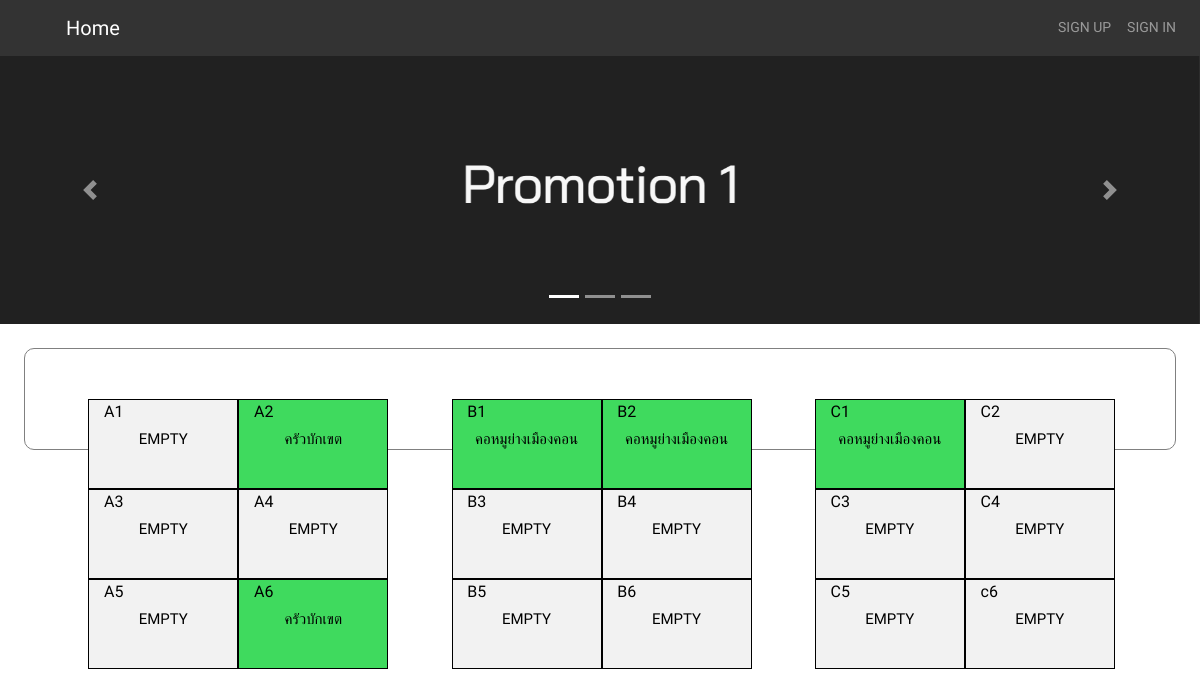
Before: / with the older database file.
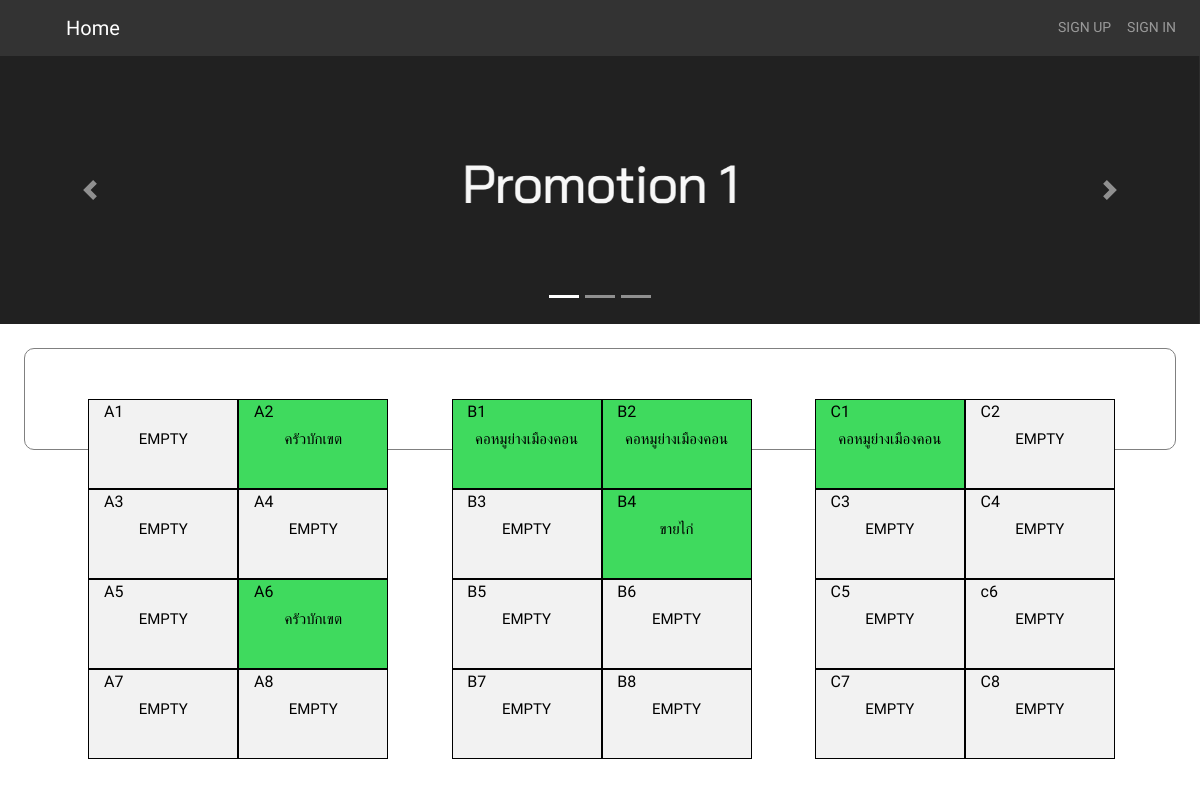
After: the same page with the newer database file.
### tables this page shows
CREATE TABLE `block` (
  `block_id` int(10) NOT NULL,
  `block_code` varchar(255) NOT NULL,
  `shop_id` int(10) NOT NULL,
  `price` int(10) NOT NULL
);

CREATE TABLE `shop` (
  `shop_id` int(10) NOT NULL,
  `user_id` int(10) NOT NULL,
  `name` varchar(255) NOT NULL,
  `info` varchar(255) NOT NULL,
  `img` varchar(255) NOT NULL
);

### content/index.php (the view, shortened to what this page needs)
<body>
	<div id="carouselExampleIndicators" class="carousel slide" data-ride="carousel">
		<ol class="carousel-indicators">
			<li data-target="#carouselExampleIndicators" data-slide-to="0" class="active"></li>
			<li data-target="#carouselExampleIndicators" data-slide-to="1"></li>
			<li data-target="#carouselExampleIndicators" data-slide-to="2"></li>
		</ol>
		<div class="carousel-inner">
			<div class="carousel-item active">
				<img src="src/img/PM1.png" class="d-block w-100" alt="...">
			</div>
		</div>
		<a class="carousel-control-prev" href="#carouselExampleIndicators" role="button" data-slide="prev">
			<span class="carousel-control-prev-icon" aria-hidden="true"></span>
		</a>
		<a class="carousel-control-next" href="#carouselExampleIndicators" role="button" data-slide="next">
			<span class="carousel-control-next-icon" aria-hidden="true"></span>
		</a>
	</div>
	<div class="con">
		<?php
			$count = 1;
			$query = mysqli_query($conn, "select * from block");
			while ($result = mysqli_fetch_assoc($query)) {
				$name_query = mysqli_query($conn, "select name from shop where shop_id =" . $result['shop_id']) or die(mysqli_error($query));
				$result_name = mysqli_fetch_assoc($name_query);
				$name = $result_name['name'];
				if ($count % 2 == 1) {
					$ml = "";
				};
				if ($count % 2 == 0) {
					$ml = "style='margin-left:0'";
				};
				if ($name == "EMPTY") {
					if (isset($role)) {
						if ($role == "merchant") { ?>
							<div class="card-act emp-card" <?php echo ($ml) ?> onclick="books('<?php echo $result['block_code']?>','<?php echo $result['price'] ?>');">
								<div class="nav-code"><span><?php echo ($result['block_code']) ?></span></div>
								<div class="t-incard"><span><?php echo ($name) ?></span></div>
							</div>
						<?php }
						else { ?>
							<div class="card-act emp-card" <?php echo ($ml) ?>>
								<div class="nav-code"><span><?php echo ($result['block_code']) ?></span></div>
								<div class="t-incard"><span><?php echo ($name) ?></span></div>
							</div>
						<?php }
					}
					else { ?>
						<div class="card-act emp-card" <?php echo ($ml) ?>>
							<div class="nav-code"><span><?php echo ($result['block_code']) ?></span></div>
							<div class="t-incard"><span><?php echo ($name) ?></span></div>
						</div>
					<?php }
				}
				else { ?>
						<div class="card-act" <?php echo ($ml) ?> onclick="shop('<?php echo ($result['block_code']) ?>');">
							<div class="nav-code"><span><?php echo ($result['block_code']) ?></span></div>
							<div class="t-incard"><span><?php echo ($name) ?></span></div>
						</div>
				<?php }
				$count++;
			}
		?>
	</div>
</body>

Changed rows visible on the page:
changed block: shop.name "EMPTY" → "ขายไก่"
added block: block_code "A7", shop.name "EMPTY"
added block: block_code "A8", shop.name "EMPTY"
added block: block_code "B7", shop.name "EMPTY"
added block: block_code "B8", shop.name "EMPTY"
added block: block_code "C7", shop.name "EMPTY"
added block: block_code "C8", shop.name "EMPTY"
